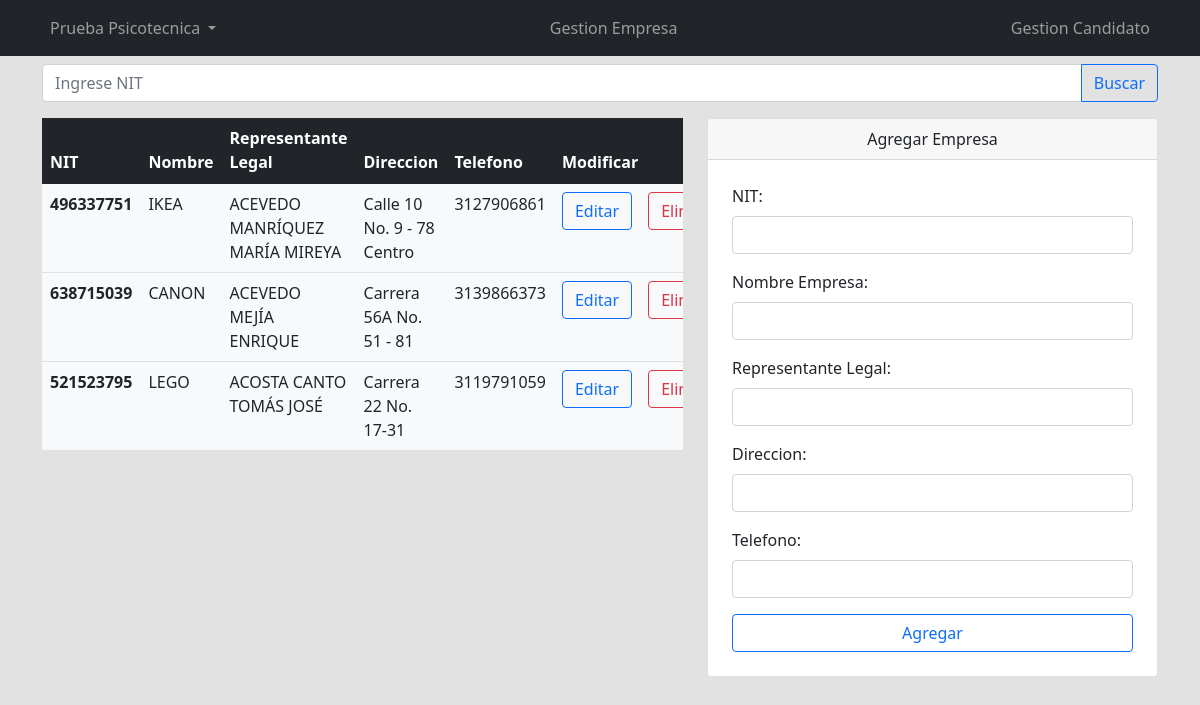
Page /PruebaPsicotecnica/html/gestion_empresa.php on the committed database.
### tables this page shows
CREATE TABLE empresa 
 (
 id_empresa INT  PRIMARY KEY NOT NULL AUTO_INCREMENT,
 nit VARCHAR(20),
 empresa VARCHAR (50),
 representante VARCHAR (50),
 direccion VARCHAR (100),
 telefono VARCHAR (20)
 );

### PruebaPsicotecnica/html/gestion_empresa.php (the view, shortened to what this page needs)
<!doctype html>
<html lang="en">
<head>
    <link href="https://cdn.jsdelivr.net/npm/bootstrap@5.1.3/dist/css/bootstrap.min.css" rel="stylesheet">
    <link rel="stylesheet" href="../css/style.css">
    <link rel="stylesheet" href="../css/style-ge.css">
</head>
<body>
    <?php include 'header.php' ?>
    <?php include_once "../util/coneccion.php";
    $sentencia = $bd->query("select * from empresa");
    $empresa = $sentencia->fetchAll(PDO::FETCH_OBJ);
    ?>
    <div class="container mt-2">
        <form method="POST" action="gestion_empresa/consultar_empresa.php">
            <div class="input-group mb-3">
                <input type="text" class="form-control" name="codigo" placeholder="Ingrese NIT" autofocus required>
                <input class="btn btn-outline-primary" type="submit" value="Buscar">
            </div>
        </form>
    </div>
    <div class="container mt-2">
        <div class="row">
            <div class="col-md-7">
                <div class="table-responsive">
                    <table class="table">
                        <thead class="table-dark">
                            <tr>
                                <th scope="col">NIT</th>
                                <th scope="col">Nombre</th>
                                <th scope="col">Representante Legal</th>
                                <th scope="col">Direccion</th>
                                <th scope="col">Telefono</th>
                                <th scope="col" colspan="2">Modificar</th>
                            </tr>
                        </thead>
                        <tbody class="bg-light">
                            <?php
                            foreach ($empresa as $dato) {
                            ?>
                                <tr>
                                    <th scope="row"><?php echo $dato->nit; ?></th>
                                    <td><?php echo $dato->empresa; ?></td>
                                    <td><?php echo $dato->representante; ?></td>
                                    <td><?php echo $dato->direccion; ?></td>
                                    <td><?php echo $dato->telefono; ?></td>
                                    <td>
                                        <a href="gestion_empresa/editar.php?codigo= <?php echo $dato->id_empresa; ?>">
                                            <button class="btn btn-outline-primary" id="btn-editar">Editar</button>
                                        </a>
                                    </td>
                                    <td>
                                        <a onclick="return confirm('¿Seguro que quiere eliminar esos datos?');" href="gestion_empresa/eliminar.php?codigo= <?php echo $dato->id_empresa; ?>">
                                            <button class="btn btn-outline-danger">Eliminar</button>
                                        </a>
                                    </td>
                                </tr>
                            <?php
                            }
                            ?>
                        </tbody>
                    </table>
                </div>
            </div>
            <div class="col-md-5">
                <div class="card">
                    <div class="card-header text-center">
                        Agregar Empresa
                    </div>
                    <form class="p-4" method="POST" action="registrar_empresa.php">
                        <div class="mb-3">
                            <label class="form-label">NIT:</label>
                            <input type="text" class="form-control" name="textNit" autofocus required>
                        </div>
                        <div class="mb-3">
                            <label class="form-label">Nombre Empresa:</label>
                            <input type="text" class="form-control" name="textEmpresa" autofocus required>
                        </div>
                        <div class="mb-3">
                            <label class="form-label">Representante Legal:</label>
                            <input type="text" class="form-control" name="textRepresentante" autofocus required>
                        </div>
                        <div class="mb-3">
                            <label class="form-label">Direccion: </label>
                            <input type="text" class="form-control" name="textDireccion" autofocus required>
                        </div>
                        <div class="mb-3">
                            <label class="form-label">Telefono: </label>
                            <input type="text" class="form-control" name="textTelefono" autofocus required>
                        </div>
                        <div class="d-grid">
                            <input type="submit" class="btn btn-outline-primary" value="Agregar">
                        </div>
                    </form>
                </div>
            </div>
        </div>
    </div>
</body>
</html>

### PruebaPsicotecnica/css/style.css (style rules this page uses)
body { background-color: rgb(226, 226, 226); }

### rows in the picture
empresa: nit "496337751", empresa "IKEA", representante "ACEVEDO MANRÍQUEZ MARÍA MIREYA", direccion "Calle 10 No. 9 - 78 Centro", telefono "3127906861"
empresa: nit "638715039", empresa "CANON", representante "ACEVEDO MEJÍA ENRIQUE", direccion "Carrera 56A No. 51 - 81", telefono "3139866373"
empresa: nit "521523795", empresa "LEGO", representante "ACOSTA CANTO TOMÁS JOSÉ", direccion "Carrera 22 No. 17-31", telefono "3119791059"
